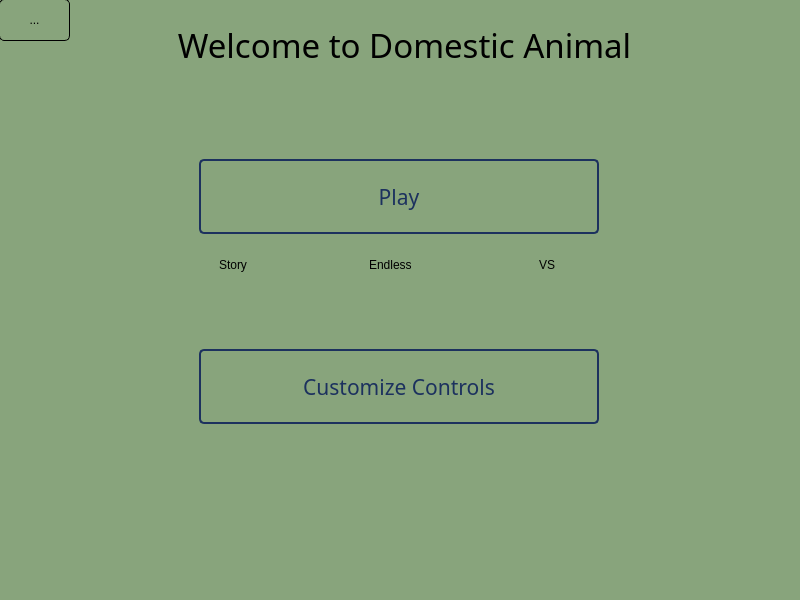
<?xml version="1.0" encoding="UTF-8"?>
<ui version="4.0">
 <class>MainWindow</class>
 <widget class="QMainWindow" name="MainWindow">
  <property name="geometry">
   <rect>
    <x>0</x>
    <y>0</y>
    <width>800</width>
    <height>600</height>
   </rect>
  </property>
  <property name="windowTitle">
   <string>MainWindow</string>
  </property>
  <property name="styleSheet">
   <string notr="true">background-color:qconicalgradient(cx:0.5, cy:0.5, angle:310.1, stop:0 rgba(136, 164, 124, 255))
</string>
  </property>
  <widget class="QWidget" name="centralwidget">
   <property name="styleSheet">
    <string notr="true">QFrame{
background-color: transparent;
}</string>
   </property>
   <widget class="QFrame" name="frame">
    <property name="geometry">
     <rect>
      <x>-1</x>
      <y>-1</y>
      <width>801</width>
      <height>601</height>
     </rect>
    </property>
    <property name="styleSheet">
     <string notr="true">QWidget{
background-color: transparent;
}
QLabel{
font: 25pt &quot;Kristen ITC&quot;;
border: 0px;
}
QPushButton{
color: rgb(28, 49, 94);
border: 2px solid rgb(28, 49, 94);
border-radius: 5px;
font: 16pt &quot;Kristen ITC&quot;;
}
QPushButton::hover{
background-color: rgb(230, 226, 195);
}
QPushButton:pressed{
background-color:  rgb(28, 49, 94);
}
QToolButton{
background-color: rgb(136, 164, 124);
border: 1px solid;
border-radius: 5px;
}
QToolButton::hover{
background-color: rgb(230, 226, 195);
}
QRadioButton{
font: 16pt &quot;Kristen ITC&quot;;
}
</string>
    </property>
    <property name="frameShape">
     <enum>QFrame::StyledPanel</enum>
    </property>
    <property name="frameShadow">
     <enum>QFrame::Raised</enum>
    </property>
    <widget class="QPushButton" name="bt_play">
     <property name="geometry">
      <rect>
       <x>200</x>
       <y>160</y>
       <width>400</width>
       <height>75</height>
      </rect>
     </property>
     <property name="font">
      <font>
       <family>Kristen ITC</family>
       <pointsize>16</pointsize>
       <weight>50</weight>
       <italic>false</italic>
       <bold>false</bold>
      </font>
     </property>
     <property name="text">
      <string>Play</string>
     </property>
    </widget>
    <widget class="QRadioButton" name="bt_vs">
     <property name="geometry">
      <rect>
       <x>520</x>
       <y>250</y>
       <width>81</width>
       <height>31</height>
      </rect>
     </property>
     <property name="text">
      <string>VS</string>
     </property>
    </widget>
    <widget class="QRadioButton" name="bt_endless">
     <property name="geometry">
      <rect>
       <x>350</x>
       <y>250</y>
       <width>151</width>
       <height>31</height>
      </rect>
     </property>
     <property name="text">
      <string>Endless</string>
     </property>
    </widget>
    <widget class="QRadioButton" name="bt_story">
     <property name="geometry">
      <rect>
       <x>200</x>
       <y>250</y>
       <width>81</width>
       <height>31</height>
      </rect>
     </property>
     <property name="text">
      <string>Story</string>
     </property>
    </widget>
    <widget class="QPushButton" name="bt_custom">
     <property name="geometry">
      <rect>
       <x>200</x>
       <y>350</y>
       <width>400</width>
       <height>75</height>
      </rect>
     </property>
     <property name="font">
      <font>
       <family>Kristen ITC</family>
       <pointsize>16</pointsize>
       <weight>50</weight>
       <italic>false</italic>
       <bold>false</bold>
      </font>
     </property>
     <property name="text">
      <string>Customize Controls</string>
     </property>
    </widget>
    <widget class="QLabel" name="label">
     <property name="geometry">
      <rect>
       <x>0</x>
       <y>20</y>
       <width>811</width>
       <height>51</height>
      </rect>
     </property>
     <property name="font">
      <font>
       <family>Kristen ITC</family>
       <pointsize>25</pointsize>
       <weight>50</weight>
       <italic>false</italic>
       <bold>false</bold>
       <underline>false</underline>
       <kerning>true</kerning>
      </font>
     </property>
     <property name="text">
      <string>Welcome to Domestic Animal</string>
     </property>
     <property name="alignment">
      <set>Qt::AlignCenter</set>
     </property>
    </widget>
    <widget class="QToolButton" name="bt_back">
     <property name="geometry">
      <rect>
       <x>0</x>
       <y>0</y>
       <width>71</width>
       <height>42</height>
      </rect>
     </property>
     <property name="styleSheet">
      <string notr="true"/>
     </property>
     <property name="text">
      <string>...</string>
     </property>
    </widget>
   </widget>
  </widget>
 </widget>
 <resources/>
 <connections/>
</ui>
